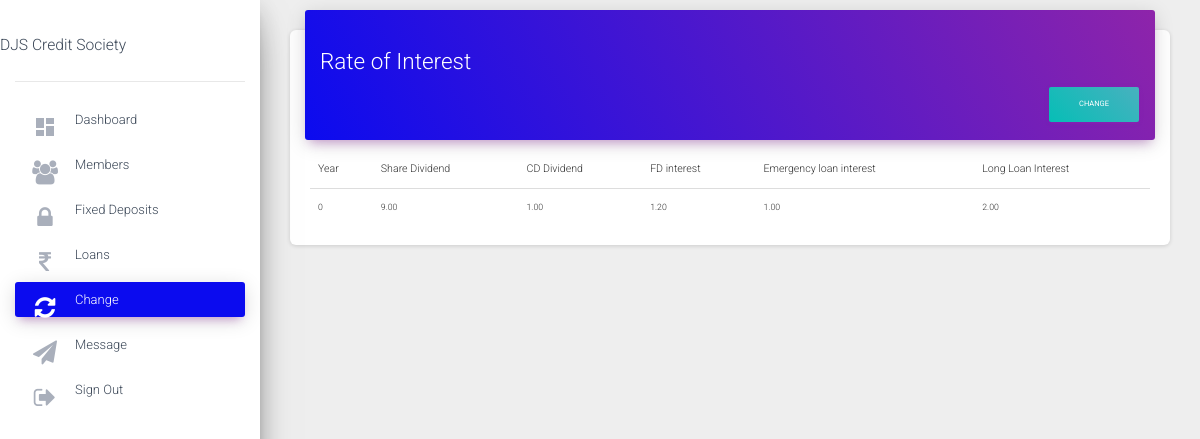
The app's page /csadmin/change (signed in), older data.
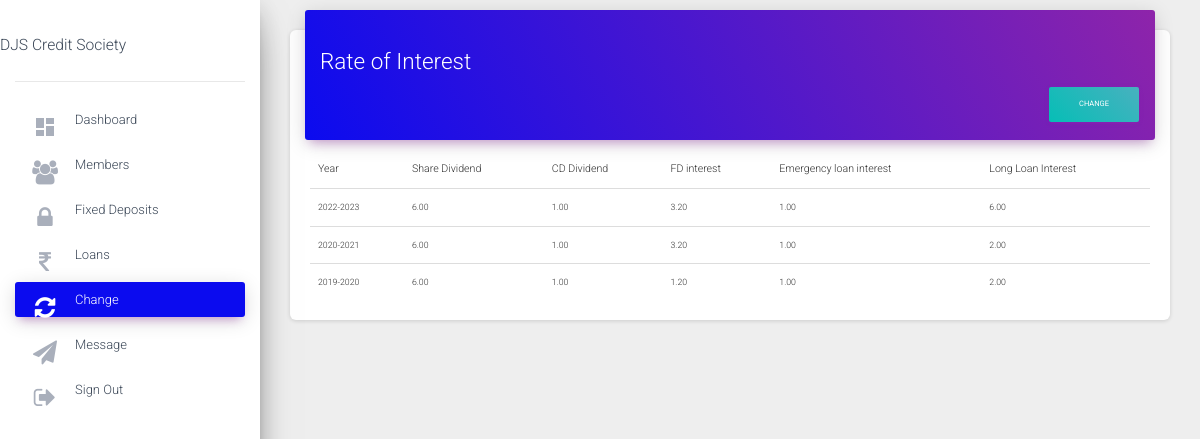
The same page, newer data.
### status/models.py (models this page shows)
class interests(models.Model):
    sharedividend=models.DecimalField(blank=True,null=True,default=0,max_digits=10,decimal_places=2)
    cddividend=models.DecimalField(blank=True,null=True,default=0,max_digits=10,decimal_places=2)
    fdinterest=models.DecimalField(blank=True,null=True,default=0,max_digits=10,decimal_places=2)
    emerloaninterest=models.DecimalField(blank=True,null=True,default=0,max_digits=10,decimal_places=2)
    longloaninterest=models.DecimalField(blank=True,null=True,default=0,max_digits=10,decimal_places=2)
    year=models.CharField(default=0,max_length=50,null=True)

### csadmin/views.py (the view, shortened to what this page needs)
# urls.py: path('change', views.change,name="change"),
@login_required
def change(request):
    Interest=interests.objects.all().last()
    Interests=interests.objects.all
    context={
        'Interest':Interest,
        'Interests':Interests,
        'money':"active",
    }
    return render (request,'change.html',context=context)

### csadmin/templates/change.html (shortened to what this page needs)
{%extends 'base.html'%}
{%block content%}
<main role="main" class="col-md-8 col-lg-12 px-4">
  <div class="content">
    <div class="container-fluid">
      <div class="row">
        <div class="col-md-12">
          <div class="card">
            <div class="card-header-primary">
              <h2 class="h2">Rate of Interest</h2>
              <a href="#modal"><button type="button" class="btn btn-primary pull-right"
                  style="background: linear-gradient(45deg, #06beb6, #48b1bf);" name="button">Change</button></a>
            </div>
            <div class="card-body">
              <div class="table-responsive">
                <table class="table">
                  <thead>
                    <tr>
                      <th>Year</th>
                      <th>Share Dividend</th>
                      <th>CD Dividend</th>
                      <th>FD interest</th>
                      <th>Emergency loan interest</th>
                      <th>Long Loan Interest</th>
                    </tr>
                  </thead>
                  <tbody>
                    {%for i in Interests reversed%}
                    <tr>
                      <td>{{i.year}}</td>
                      <td>{{i.sharedividend}}</td>
                      <td>{{i.cddividend}}</td>
                      <td>{{i.fdinterest}}</td>
                      <td>{{i.emerloaninterest}}</td>
                      <td>{{i.longloaninterest}}</td>
                    </tr>
                    {%endfor%}
                  </tbody>
                </table>
              </div>
            </div>
          </div>
        </div>
      </div>
    </div>
  </div>
</main>
{%endblock%}

### csadmin/templates/base.html (shortened to what this page needs)
{% load static%}
<!doctype html>
<html lang="en">
<head>
  <link rel="stylesheet" href="https://maxcdn.bootstrapcdn.com/font-awesome/latest/css/font-awesome.min.css">
  <link rel="stylesheet" href="https://cdn.jsdelivr.net/npm/bootstrap-select@1.13.10/dist/css/bootstrap-select.min.css">
  <link rel="stylesheet" href="https://stackpath.bootstrapcdn.com/bootstrap/4.1.3/css/bootstrap.min.css">
  <link href="netdna.bootstrapcdn.com/bootstrap/3.2.0/css/bootstrap.min.css" rel="stylesheet">
  <link rel="stylesheet" href="//cdnjs.cloudflare.com/ajax/libs/bootstrap-select/1.6.3/css/bootstrap-select.min.css" />
  <link href="{% static 'status/css/dashboard.css'%}" rel="stylesheet">
  <link href="{% static 'status/css/pop.css'%}" rel="stylesheet">
</head>
<body class="">
    <div class="wrapper ">
      <div class="sidebar" data-color="purple" data-background-color="white" data-image="">
        <div class="logo">
          <h3>DJS Credit Society</h3>
        </div>
        <div class="sidebar-wrapper">
          <ul class="nav">
            <li class="nav-item  {{dashb}}">
              <a class="nav-link" href="{%url 'csadmin:index'%}">
                <i class="material-icons">dashboard</i>
                Dashboard
              </a>
            </li>
            <li class="nav-item  {{member}} ">
              <a class="nav-link" href="{%url 'csadmin:members' %}">
                <i class="fa fa-group"></i>
                 Members
              </a>
            </li>
            <li class="nav-item  {{Bank}}">
              <a class="nav-link " href="{%url 'csadmin:fixeddeposits' %}">
                <i class="fa fa-lock"></i>
                Fixed Deposits
              </a>
            </li>
            <li class="nav-item {{loan}}">
              <a class="nav-link" href="{%url 'csadmin:loansadmin' %}">
                <i class="fa fa-rupee"></i>
                Loans
              </a>
            </li>
            <li class="nav-item {{money}} ">
              <a class="nav-link" href="{%url 'csadmin:change'%}">
                <i class="fa fa-refresh"></i>
                Change
              </a>
            </li>
            <li class="nav-item {{message}} ">
              <a class="nav-link" href="{%url 'csadmin:message'%}">
                <i class="fa fa-paper-plane"></i>
                Message
              </a>
            </li>
            <li class="nav-item ">
              <a class="nav-link" href="{%url 'logout' %}">
                <i class="fa fa-sign-out" aria-hidden="true"></i>
                Sign Out
              </a>
            </li>
          </ul>
        </div>
      </div>
      <div class="main-panel">
        <nav class="navbar navbar-expand-lg navbar-transparent navbar-absolute fixed-top ">
          <div class="container-fluid">
          </div>
        </nav>
        {%block content%}{%endblock%}
      </div>
    </div>
  </body>
  </html>

Row changes from the older to the newer data that the page shows:
removed interests: year "0", sharedividend "9.00", cddividend "1.00", fdinterest "1.20", emerloaninterest "1.00", longloaninterest "2.00"
added interests: year "2022-2023", sharedividend "6.00", cddividend "1.00", fdinterest "3.20", emerloaninterest "1.00", longloaninterest "6.00"
added interests: year "2020-2021", sharedividend "6.00", cddividend "1.00", fdinterest "3.20", emerloaninterest "1.00", longloaninterest "2.00"
added interests: year "2019-2020", sharedividend "6.00", cddividend "1.00", fdinterest "1.20", emerloaninterest "1.00", longloaninterest "2.00"
